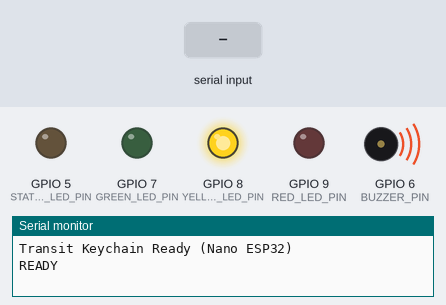
Bench run of a sketch on a simulated ESP32-S3. Shown: output pins drawn as LEDs (lit = HIGH), buzzer (waves = sounding), the last lines printed to the serial monitor. Dashed ring = blinking. The test bench sets the inputs (shaded band).

Above: at 0.7 s.
At 3.5 s:
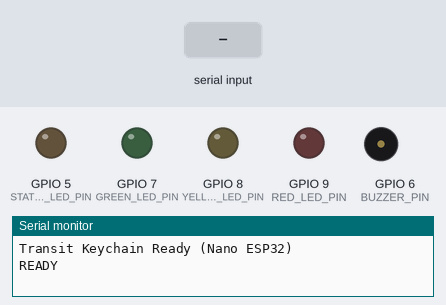
3.6 s: "ORIGIN_NEARBY\n" received over Serial
At 3.75 s:
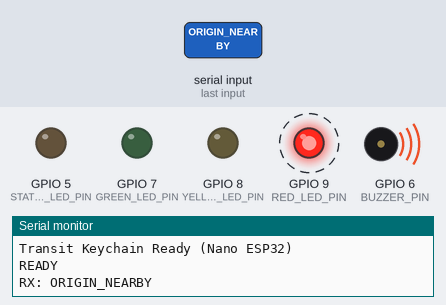
6.6 s: "BUZZ 1\n" received over Serial
8.1 s: "BUZZ\n" received over Serial
Timing chart, 0 to 11.1 s (numbered marks = the images above; inputs shaded):
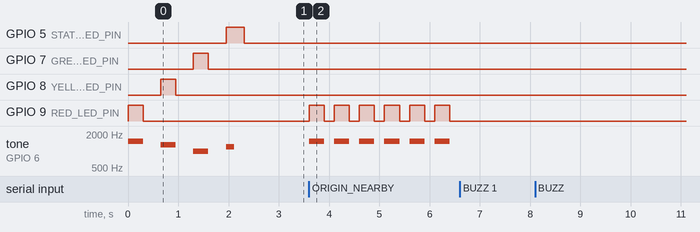

Measured:
- after the input at 3.6 s, GPIO 9 (RED_LED_PIN): alternates HIGH for 0.30 s and LOW for 0.20 s, starting at once; tone on GPIO 6 (BUZZER_PIN): alternates 1500 Hz for 0.30 s and silent for 0.20 s, starting at once

The sketch:

transit_keychain.ino
```cpp
/*
 * Transit Keychain - Arduino Nano ESP32
 * Urgency → Color (per request):
 *   FAR (least urgent)    → RED    (D9)
 *   MIDDLE (approaching)  → YELLOW (D8)
 *   CLOSEST / ARRIVING    → GREEN  (D7)
 *
 * Wiring:
 * - Piezo buzzer  -> D6  (BUZZER_PIN)
 * - Green LED     -> D7  (GREEN_LED_PIN)
 * - Yellow LED    -> D8  (YELLOW_LED_PIN)
 * - Red LED       -> D9  (RED_LED_PIN)
 * - Status LED    -> D5  (STATUS_LED_PIN)
 *
 * Notes:
 * - Avoid D0/D1 (USB serial).
 * - Use 220Ω series resistors for LEDs.
 * - Passive buzzer (tone).
 */

#if defined(ARDUINO_ARCH_ESP32)
#include <driver/ledc.h>
static const int _TONE_LEDC_CHANNEL = 0;
static const int _TONE_LEDC_TIMER   = 0;

void toneESP32(int pin, unsigned int freq, unsigned long dur = 0) {
  ledcAttachPin(pin, _TONE_LEDC_CHANNEL);
  ledcSetup(_TONE_LEDC_CHANNEL, 2000 /*base*/, 10);
  ledcWriteTone(_TONE_LEDC_CHANNEL, freq);
  if (dur > 0) {
    delay(dur);
    ledcWriteTone(_TONE_LEDC_CHANNEL, 0);
  }
}
void noToneESP32(int pin) { (void)pin; ledcWriteTone(_TONE_LEDC_CHANNEL, 0); }
#define TONE(pin, f, d) toneESP32((pin), (f), (d))
#define NOTONE(pin)     noToneESP32((pin))
#define TONE_BLOCKS     1   // ESP32 helper: TONE with duration blocks & stops
#else
#define TONE(pin, f, d) tone((pin), (f), (d))
#define NOTONE(pin)     noTone((pin))
#define TONE_BLOCKS     0   // AVR tone(duration) is non-blocking
#endif

// ================== Pins (Nano ESP32) ==================
const int BUZZER_PIN      = 6;   // D6
const int GREEN_LED_PIN   = 7;   // D7 (closest/urgent)
const int YELLOW_LED_PIN  = 8;   // D8 (middle)
const int RED_LED_PIN     = 9;   // D9 (far)
const int STATUS_LED_PIN  = 5;   // D5 (status / debug)

// ================== Sound defaults ==================
const int FAR_FREQ        = 1500; // red
const int MID_FREQ        = 1300; // yellow
const int CLOSE_FREQ      = 1000; // green

// Pulse pattern (LED + buzzer in sync)
const unsigned PULSE_ON_MS  = 300;
const unsigned PULSE_OFF_MS = 200;

// ======= Feature switches =======
const bool ENABLE_DEST_ALERTS = false;  // keep destination ETA alerts disabled

// ======= Prototypes =======
void stopAll();
void statusPing();
void alertFlashing(int ledPin, int freq, unsigned total_ms);
void handleCommand(String command);

void setup() {
  Serial.begin(115200);

  pinMode(BUZZER_PIN, OUTPUT);
  pinMode(GREEN_LED_PIN, OUTPUT);
  pinMode(YELLOW_LED_PIN, OUTPUT);
  pinMode(RED_LED_PIN, OUTPUT);
  pinMode(STATUS_LED_PIN, OUTPUT);

  stopAll();

  Serial.println("Transit Keychain Ready (Nano ESP32)");
  Serial.println("READY");

  // Self-test: RED (far) → YELLOW (mid) → GREEN (closest) → STATUS
  alertFlashing(RED_LED_PIN,   FAR_FREQ,   500);
  delay(150);
  alertFlashing(YELLOW_LED_PIN,MID_FREQ,   500);
  delay(150);
  alertFlashing(GREEN_LED_PIN, CLOSE_FREQ, 500);
  delay(150);
  digitalWrite(STATUS_LED_PIN, HIGH); TONE(BUZZER_PIN, 1200, 160);
  delay(200); digitalWrite(STATUS_LED_PIN, LOW);
}

void loop() {
  if (Serial.available()) {
    String command = Serial.readStringUntil('\n');
    command.trim();
    command.toUpperCase();
    if (!command.length()) return;

    Serial.print("RX: "); Serial.println(command);
    handleCommand(command);
  }
}

// ================== Helpers ==================
// Play flashing LED + buzzer in-phase for total_ms.
// Ensures LED on-time == buzzer on-time (no extra hold).
void alertFlashing(int ledPin, int freq, unsigned total_ms) {
  unsigned elapsed = 0;
  while (elapsed < total_ms) {
    unsigned chunk = min(PULSE_ON_MS, total_ms - elapsed);

    // ON phase
    digitalWrite(ledPin, HIGH);
    if (TONE_BLOCKS) {
      TONE(BUZZER_PIN, freq, chunk);    // blocks and stops (ESP32)
    } else {
      TONE(BUZZER_PIN, freq, chunk);    // non-blocking (AVR)
      delay(chunk);
      NOTONE(BUZZER_PIN);
    }
    digitalWrite(ledPin, LOW);

    elapsed += chunk;
    if (elapsed >= total_ms) break;

    // OFF phase
    unsigned offChunk = min(PULSE_OFF_MS, total_ms - elapsed);
    delay(offChunk);
    elapsed += offChunk;
  }
}

void stopAll() {
  NOTONE(BUZZER_PIN);
  digitalWrite(GREEN_LED_PIN, LOW);
  digitalWrite(YELLOW_LED_PIN, LOW);
  digitalWrite(RED_LED_PIN, LOW);
  digitalWrite(STATUS_LED_PIN, LOW);
}

void statusPing() {
  digitalWrite(STATUS_LED_PIN, HIGH);
  TONE(BUZZER_PIN, 1200, 120);
  delay(150);
  digitalWrite(STATUS_LED_PIN, LOW);
}

// ================== Command handling ==================
void handleCommand(String command) {
  // Generic buzzer: "BUZZ <freqHz> <durationMs>" (status LED blips only)
  if (command.startsWith("BUZZ")) {
    int s1 = command.indexOf(' ');
    int s2 = command.indexOf(' ', s1 + 1);
    if (s1 > 0 && s2 > s1) {
      int freq = command.substring(s1 + 1, s2).toInt();
      int dur  = command.substring(s2 + 1).toInt();
      statusPing();
#if TONE_BLOCKS
      TONE(BUZZER_PIN, freq, dur);
#else
      TONE(BUZZER_PIN, freq, dur);
      delay(dur);
      NOTONE(BUZZER_PIN);
#endif
      Serial.println("OK BUZZ");
    } else {
      Serial.println("ERR BUZZ SYNTAX");
    }
    return;
  }

  // -------- ORIGIN alerts (mapped to new color order) --------
  if (command == "ORIGIN_NEARBY")       { alertFlashing(RED_LED_PIN,    FAR_FREQ,   3000);  Serial.println("OK ORIGIN_NEARBY");   return; } // far → RED
  if (command == "ORIGIN_APPROACH")     { alertFlashing(YELLOW_LED_PIN, MID_FREQ,   5000);  Serial.println("OK ORIGIN_APPROACH"); return; } // mid → YELLOW
  if (command == "ORIGIN_STOP")         { alertFlashing(GREEN_LED_PIN,  CLOSE_FREQ, 8000);  Serial.println("OK ORIGIN_STOP");     return; } // closest → GREEN

  // -------- DESTINATION alerts (no-op unless enabled) --------
  if (command == "DEST_NEARBY" || command == "DEST_APPROACH" || command == "DEST_STOP") {
    if (ENABLE_DEST_ALERTS) {
      if (command == "DEST_NEARBY")       { alertFlashing(RED_LED_PIN,    FAR_FREQ,   3000); Serial.println("OK DEST_NEARBY"); }
      else if (command == "DEST_APPROACH"){ alertFlashing(YELLOW_LED_PIN, MID_FREQ,   5000); Serial.println("OK DEST_APPROACH"); }
      else if (command == "DEST_STOP")    { alertFlashing(GREEN_LED_PIN,  CLOSE_FREQ, 8000); Serial.println("OK DEST_STOP"); }
    } else {
      Serial.println("OK DEST_IGNORED");
    }
    return;
  }

  // -------- Utilities --------
  if (command == "IDLE")              { stopAll();        Serial.println("OK IDLE"); return; }
  if (command == "URGENT")            { alertFlashing(GREEN_LED_PIN, 2500, 2000); Serial.println("OK URGENT"); return; } // quick intense green strobe
  if (command == "STATUS_UPDATE")     { statusPing();     Serial.println("OK STATUS"); return; }
  if (command == "LED_STATUS_ORIGIN") { digitalWrite(GREEN_LED_PIN, HIGH); delay(300); digitalWrite(GREEN_LED_PIN, LOW); Serial.println("OK LED_ORIGIN"); return; }
  if (command == "LED_STATUS_DEST")   { Serial.println(ENABLE_DEST_ALERTS ? "OK LED_DEST" : "OK LED_DEST_IGNORED"); return; }
  if (command == "LED_STATUS_NONE")   { stopAll();        Serial.println("OK LED_NONE"); return; }
  if (command == "PING")              { Serial.println("PONG"); return; }

  Serial.println("ERR UNKNOWN");
}
```
